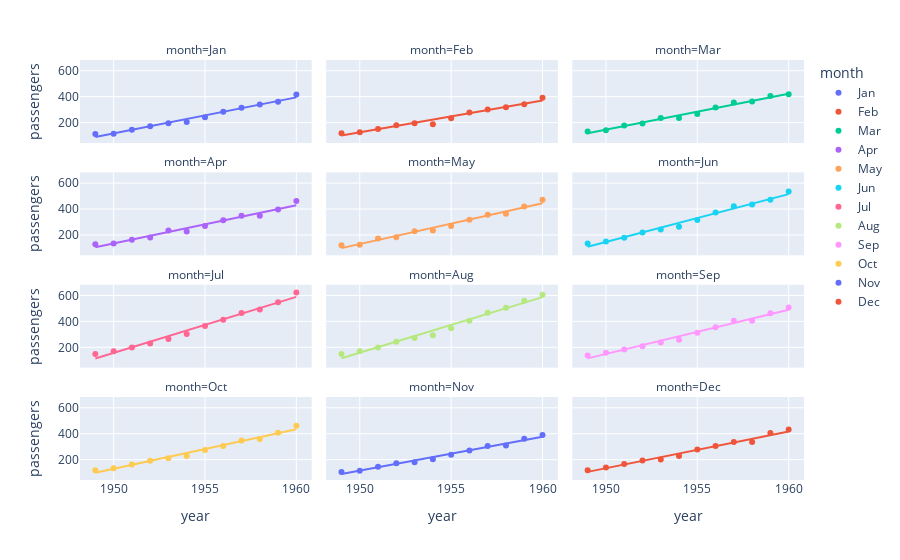

Source (notebook cell):
### Markdown cell above
```sns.regression``` had the ```Figure``` level function ```sns.lmplot``` which could fit a linear model to essentially a scatter plot:

```python
sns.lmplot(data=flights, x='year', y='passengers', hue='month', col='month', col_wrap=3)
```

```python
px.scatter(data_frame=flights, x='year', y='passengers', color='month', facet_col='month', facet_col_wrap=3, trendline='ols')
```

In plotly, this is an option in ```px.scatter``` using the parameter ```trendline``` and setting it to ordinary least squares ```'ols'```:

### Code cell
px.scatter(data_frame=flights, x='year', y='passengers', color='month', trendline='ols', facet_col='month', facet_col_wrap=3)

### Figure 1 — Plotly figure (JSON) as saved in the notebook; plotly's stock layout.template omitted (floating-point values rounded to 4 significant figures)
{"data": [{"hovertemplate": "month=Jan<br>year=%{x}<br>passengers=%{y}<extra></extra>", "legendgroup": "Jan", "marker": {"color": "#636efa", "symbol": "circle"}, "mode": "markers", "name": "Jan", "orientation": "v", "showlegend": true, "type": "scatter", "x": [1949, 1950, 1951, 1952, 1953, 1954, 1955, 1956, 1957, 1958, 1959, 1960], "xaxis": "x10", "y": [112, 115, 145, 171, 196, 204, 242, 284, 315, 340, 360, 417], "yaxis": "y10"}, {"hovertemplate": "<b>OLS trendline</b><br>passengers = 27.7867 * year + -54067.4<br>R<sup>2</sup>=0.983312<br><br>month=Jan<br>year=%{x}<br>passengers=%{y} <b>(trend)</b><extra></extra>", "legendgroup": "Jan", "marker": {"color": "#636efa", "symbol": "circle"}, "mode": "lines", "name": "Jan", "showlegend": false, "type": "scatter", "x": [1949, 1950, 1951, 1952, 1953, 1954, 1955, 1956, 1957, 1958, 1959, 1960], "xaxis": "x10", "y": [88.92, 116.7, 144.5, 172.3, 200.1, 227.9, 255.6, 283.4, 311.2, 339.0, 366.8, 394.6], "yaxis": "y10"}, {"hovertemplate": "month=Feb<br>year=%{x}<br>passengers=%{y}<extra></extra>", "legendgroup": "Feb", "marker": {"color": "#EF553B", "symbol": "circle"}, "mode": "markers", "name": "Feb", "orientation": "v", "showlegend": true, "type": "scatter", "x": [1949, 1950, 1951, 1952, 1953, 1954, 1955, 1956, 1957, 1958, 1959, 1960], "xaxis": "x11", "y": [118, 126, 150, 180, 196, 188, 233, 277, 301, 318, 342, 391], "yaxis": "y11"}, {"hovertemplate": "<b>OLS trendline</b><br>passengers = 24.5315 * year + -47711.8<br>R<sup>2</sup>=0.974062<br><br>month=Feb<br>year=%{x}<br>passengers=%{y} <b>(trend)</b><extra></extra>", "legendgroup": "Feb", "marker": {"color": "#EF553B", "symbol": "circle"}, "mode": "lines", "name": "Feb", "showlegend": false, "type": "scatter", "x": [1949, 1950, 1951, 1952, 1953, 1954, 1955, 1956, 1957, 1958, 1959, 1960], "xaxis": "x11", "y": [100.1, 124.6, 149.1, 173.7, 198.2, 222.7, 247.3, 271.8, 296.3, 320.9, 345.4, 369.9], "yaxis": "y11"}, {"hovertemplate": "month=Mar<br>year=%{x}<br>passengers=%{y}<extra></extra>", "legendgroup": "Mar", "marker": {"color": "#00cc96", "symbol": "circle"}, "mode": "markers", "name": "Mar", "orientation": "v", "showlegend": true, "type": "scatter", "x": [1949, 1950, 1951, 1952, 1953, 1954, 1955, 1956, 1957, 1958, 1959, 1960], "xaxis": "x12", "y": [132, 141, 178, 193, 236, 235, 267, 317, 356, 362, 406, 419], "yaxis": "y12"}, {"hovertemplate": "<b>OLS trendline</b><br>passengers = 27.6923 * year + -53854.4<br>R<sup>2</sup>=0.985866<br><br>month=Mar<br>year=%{x}<br>passengers=%{y} <b>(trend)</b><extra></extra>", "legendgroup": "Mar", "marker": {"color": "#00cc96", "symbol": "circle"}, "mode": "lines", "name": "Mar", "showlegend": false, "type": "scatter", "x": [1949, 1950, 1951, 1952, 1953, 1954, 1955, 1956, 1957, 1958, 1959, 1960], "xaxis": "x12", "y": [117.9, 145.6, 173.2, 200.9, 228.6, 256.3, 284.0, 311.7, 339.4, 367.1, 394.8, 422.5], "yaxis": "y12"}, {"hovertemplate": "month=Apr<br>year=%{x}<br>passengers=%{y}<extra></extra>", "legendgroup": "Apr", "marker": {"color": "#ab63fa", "symbol": "circle"}, "mode": "markers", "name": "Apr", "orientation": "v", "showlegend": true, "type": "scatter", "x": [1949, 1950, 1951, 1952, 1953, 1954, 1955, 1956, 1957, 1958, 1959, 1960], "xaxis": "x7", "y": [129, 135, 163, 181, 235, 227, 269, 313, 348, 348, 396, 461], "yaxis": "y7"}, {"hovertemplate": "<b>OLS trendline</b><br>passengers = 29.3951 * year + -57185.6<br>R<sup>2</sup>=0.974290<br><br>month=Apr<br>year=%{x}<br>passengers=%{y} <b>(trend)</b><extra></extra>", "legendgroup": "Apr", "marker": {"color": "#ab63fa", "symbol": "circle"}, "mode": "lines", "name": "Apr", "showlegend": false, "type": "scatter", "x": [1949, 1950, 1951, 1952, 1953, 1954, 1955, 1956, 1957, 1958, 1959, 1960], "xaxis": "x7", "y": [105.4, 134.8, 164.2, 193.6, 223.0, 252.4, 281.8, 311.2, 340.6, 370.0, 399.4, 428.8], "yaxis": "y7"}, {"hovertemplate": "month=May<br>year=%{x}<br>passengers=%{y}<extra></extra>", "legendgroup": "May", "marker": {"color": "#FFA15A", "symbol": "circle"}, "mode": "markers", "name": "May", "orientation": "v", "showlegend": true, "type": "scatter", "x": [1949, 1950, 1951, 1952, 1953, 1954, 1955, 1956, 1957, 1958, 1959, 1960], "xaxis": "x8", "y": [121, 125, 172, 183, 229, 234, 270, 318, 355, 363, 420, 472], "yaxis": "y8"}, {"hovertemplate": "<b>OLS trendline</b><br>passengers = 31.5245 * year + -61342.8<br>R<sup>2</sup>=0.981319<br><br>month=May<br>year=%{x}<br>passengers=%{y} <b>(trend)</b><extra></extra>", "legendgroup": "May", "marker": {"color": "#FFA15A", "symbol": "circle"}, "mode": "lines", "name": "May", "showlegend": false, "type": "scatter", "x": [1949, 1950, 1951, 1952, 1953, 1954, 1955, 1956, 1957, 1958, 1959, 1960], "xaxis": "x8", "y": [98.45, 130.0, 161.5, 193.0, 224.5, 256.1, 287.6, 319.1, 350.6, 382.2, 413.7, 445.2], "yaxis": "y8"}, {"hovertemplate": "month=Jun<br>year=%{x}<br>passengers=%{y}<extra></extra>", "legendgroup": "Jun", "marker": {"color": "#19d3f3", "symbol": "circle"}, "mode": "markers", "name": "Jun", "orientation": "v", "showlegend": true, "type": "scatter", "x": [1949, 1950, 1951, 1952, 1953, 1954, 1955, 1956, 1957, 1958, 1959, 1960], "xaxis": "x9", "y": [135, 149, 178, 218, 243, 264, 315, 374, 422, 435, 472, 535], "yaxis": "y9"}, {"hovertemplate": "<b>OLS trendline</b><br>passengers = 36.958 * year + -71922.8<br>R<sup>2</sup>=0.985661<br><br>month=Jun<br>year=%{x}<br>passengers=%{y} <b>(trend)</b><extra></extra>", "legendgroup": "Jun", "marker": {"color": "#19d3f3", "symbol": "circle"}, "mode": "lines", "name": "Jun", "showlegend": false, "type": "scatter", "x": [1949, 1950, 1951, 1952, 1953, 1954, 1955, 1956, 1957, 1958, 1959, 1960], "xaxis": "x9", "y": [108.4, 145.4, 182.3, 219.3, 256.2, 293.2, 330.1, 367.1, 404.1, 441.0, 478.0, 514.9], "yaxis": "y9"}, {"hovertemplate": "month=Jul<br>year=%{x}<br>passengers=%{y}<extra></extra>", "legendgroup": "Jul", "marker": {"color": "#FF6692", "symbol": "circle"}, "mode": "markers", "name": "Jul", "orientation": "v", "showlegend": true, "type": "scatter", "x": [1949, 1950, 1951, 1952, 1953, 1954, 1955, 1956, 1957, 1958, 1959, 1960], "xaxis": "x4", "y": [148, 170, 199, 230, 264, 302, 364, 413, 465, 491, 548, 622], "yaxis": "y4"}, {"hovertemplate": "<b>OLS trendline</b><br>passengers = 43.1608 * year + -84006.5<br>R<sup>2</sup>=0.984646<br><br>month=Jul<br>year=%{x}<br>passengers=%{y} <b>(trend)</b><extra></extra>", "legendgroup": "Jul", "marker": {"color": "#FF6692", "symbol": "circle"}, "mode": "lines", "name": "Jul", "showlegend": false, "type": "scatter", "x": [1949, 1950, 1951, 1952, 1953, 1954, 1955, 1956, 1957, 1958, 1959, 1960], "xaxis": "x4", "y": [113.9, 157.1, 200.3, 243.4, 286.6, 329.8, 372.9, 416.1, 459.2, 502.4, 545.6, 588.7], "yaxis": "y4"}, {"hovertemplate": "month=Aug<br>year=%{x}<br>passengers=%{y}<extra></extra>", "legendgroup": "Aug", "marker": {"color": "#B6E880", "symbol": "circle"}, "mode": "markers", "name": "Aug", "orientation": "v", "showlegend": true, "type": "scatter", "x": [1949, 1950, 1951, 1952, 1953, 1954, 1955, 1956, 1957, 1958, 1959, 1960], "xaxis": "x5", "y": [148, 170, 199, 242, 272, 293, 347, 405, 467, 505, 559, 606], "yaxis": "y5"}, {"hovertemplate": "<b>OLS trendline</b><br>passengers = 42.8636 * year + -83425.9<br>R<sup>2</sup>=0.984191<br><br>month=Aug<br>year=%{x}<br>passengers=%{y} <b>(trend)</b><extra></extra>", "legendgroup": "Aug", "marker": {"color": "#B6E880", "symbol": "circle"}, "mode": "lines", "name": "Aug", "showlegend": false, "type": "scatter", "x": [1949, 1950, 1951, 1952, 1953, 1954, 1955, 1956, 1957, 1958, 1959, 1960], "xaxis": "x5", "y": [115.3, 158.2, 201.1, 243.9, 286.8, 329.7, 372.5, 415.4, 458.2, 501.1, 544.0, 586.8], "yaxis": "y5"}, {"hovertemplate": "month=Sep<br>year=%{x}<br>passengers=%{y}<extra></extra>", "legendgroup": "Sep", "marker": {"color": "#FF97FF", "symbol": "circle"}, "mode": "markers", "name": "Sep", "orientation": "v", "showlegend": true, "type": "scatter", "x": [1949, 1950, 1951, 1952, 1953, 1954, 1955, 1956, 1957, 1958, 1959, 1960], "xaxis": "x6", "y": [136, 158, 184, 209, 237, 259, 312, 355, 404, 404, 463, 508], "yaxis": "y6"}, {"hovertemplate": "<b>OLS trendline</b><br>passengers = 34.1224 * year + -66389.8<br>R<sup>2</sup>=0.985144<br><br>month=Sep<br>year=%{x}<br>passengers=%{y} <b>(trend)</b><extra></extra>", "legendgroup": "Sep", "marker": {"color": "#FF97FF", "symbol": "circle"}, "mode": "lines", "name": "Sep", "showlegend": false, "type": "scatter", "x": [1949, 1950, 1951, 1952, 1953, 1954, 1955, 1956, 1957, 1958, 1959, 1960], "xaxis": "x6", "y": [114.7, 148.9, 183.0, 217.1, 251.2, 285.4, 319.5, 353.6, 387.7, 421.8, 456.0, 490.1], "yaxis": "y6"}, {"hovertemplate": "month=Oct<br>year=%{x}<br>passengers=%{y}<extra></extra>", "legendgroup": "Oct", "marker": {"color": "#FECB52", "symbol": "circle"}, "mode": "markers", "name": "Oct", "orientation": "v", "showlegend": true, "type": "scatter", "x": [1949, 1950, 1951, 1952, 1953, 1954, 1955, 1956, 1957, 1958, 1959, 1960], "xaxis": "x", "y": [119, 133, 162, 191, 211, 229, 274, 306, 347, 359, 407, 461], "yaxis": "y"}, {"hovertemplate": "<b>OLS trendline</b><br>passengers = 30.479 * year + -59304.7<br>R<sup>2</sup>=0.984685<br><br>month=Oct<br>year=%{x}<br>passengers=%{y} <b>(trend)</b><extra></extra>", "legendgroup": "Oct", "marker": {"color": "#FECB52", "symbol": "circle"}, "mode": "lines", "name": "Oct", "showlegend": false, "type": "scatter", "x": [1949, 1950, 1951, 1952, 1953, 1954, 1955, 1956, 1957, 1958, 1959, 1960], "xaxis": "x", "y": [98.95, 129.4, 159.9, 190.4, 220.9, 251.3, 281.8, 312.3, 342.8, 373.3, 403.7, 434.2], "yaxis": "y"}, {"hovertemplate": "month=Nov<br>year=%{x}<br>passengers=%{y}<extra></extra>", "legendgroup": "Nov", "marker": {"color": "#636efa", "symbol": "circle"}, "mode": "markers", "name": "Nov", "orientation": "v", "showlegend": true, "type": "scatter", "x": [1949, 1950, 1951, 1952, 1953, 1954, 1955, 1956, 1957, 1958, 1959, 1960], "xaxis": "x2", "y": [104, 114, 146, 172, 180, 203, 237, 271, 305, 310, 362, 390], "yaxis": "y2"}, {"hovertemplate": "<b>OLS trendline</b><br>passengers = 26.2168 * year + -51007.9<br>R<sup>2</sup>=0.986184<br><br>month=Nov<br>year=%{x}<br>passengers=%{y} <b>(trend)</b><extra></extra>", "legendgroup": "Nov", "marker": {"color": "#636efa", "symbol": "circle"}, "mode": "lines", "name": "Nov", "showlegend": false, "type": "scatter", "x": [1949, 1950, 1951, 1952, 1953, 1954, 1955, 1956, 1957, 1958, 1959, 1960], "xaxis": "x2", "y": [88.64, 114.9, 141.1, 167.3, 193.5, 219.7, 245.9, 272.2, 298.4, 324.6, 350.8, 377.0], "yaxis": "y2"}, {"hovertemplate": "month=Dec<br>year=%{x}<br>passengers=%{y}<extra></extra>", "legendgroup": "Dec", "marker": {"color": "#EF553B", "symbol": "circle"}, "mode": "markers", "name": "Dec", "orientation": "v", "showlegend": true, "type": "scatter", "x": [1949, 1950, 1951, 1952, 1953, 1954, 1955, 1956, 1957, 1958, 1959, 1960], "xaxis": "x3", "y": [118, 140, 166, 194, 201, 229, 278, 306, 336, 337, 405, 432], "yaxis": "y3"}, {"hovertemplate": "<b>OLS trendline</b><br>passengers = 28.3566 * year + -55161.2<br>R<sup>2</sup>=0.983530<br><br>month=Dec<br>year=%{x}<br>passengers=%{y} <b>(trend)</b><extra></extra>", "legendgroup": "Dec", "marker": {"color": "#EF553B", "symbol": "circle"}, "mode": "lines", "name": "Dec", "showlegend": false, "type": "scatter", "x": [1949, 1950, 1951, 1952, 1953, 1954, 1955, 1956, 1957, 1958, 1959, 1960], "xaxis": "x3", "y": [105.9, 134.2, 162.6, 190.9, 219.3, 247.7, 276.0, 304.4, 332.7, 361.1, 389.4, 417.8], "yaxis": "y3"}], "layout": {"annotations": [{"font": {}, "showarrow": false, "text": "month=Oct", "x": 0.16, "xanchor": "center", "xref": "paper", "y": 0.1975, "yanchor": "bottom", "yref": "paper"}, {"font": {}, "showarrow": false, "text": "month=Nov", "x": 0.5, "xanchor": "center", "xref": "paper", "y": 0.1975, "yanchor": "bottom", "yref": "paper"}, {"font": {}, "showarrow": false, "text": "month=Dec", "x": 0.84, "xanchor": "center", "xref": "paper", "y": 0.1975, "yanchor": "bottom", "yref": "paper"}, {"font": {}, "showarrow": false, "text": "month=Jul", "x": 0.16, "xanchor": "center", "xref": "paper", "y": 0.465, "yanchor": "bottom", "yref": "paper"}, {"font": {}, "showarrow": false, "text": "month=Aug", "x": 0.5, "xanchor": "center", "xref": "paper", "y": 0.465, "yanchor": "bottom", "yref": "paper"}, {"font": {}, "showarrow": false, "text": "month=Sep", "x": 0.84, "xanchor": "center", "xref": "paper", "y": 0.465, "yanchor": "bottom", "yref": "paper"}, {"font": {}, "showarrow": false, "text": "month=Apr", "x": 0.16, "xanchor": "center", "xref": "paper", "y": 0.7325, "yanchor": "bottom", "yref": "paper"}, {"font": {}, "showarrow": false, "text": "month=May", "x": 0.5, "xanchor": "center", "xref": "paper", "y": 0.7325, "yanchor": "bottom", "yref": "paper"}, {"font": {}, "showarrow": false, "text": "month=Jun", "x": 0.84, "xanchor": "center", "xref": "paper", "y": 0.7325, "yanchor": "bottom", "yref": "paper"}, {"font": {}, "showarrow": false, "text": "month=Jan", "x": 0.16, "xanchor": "center", "xref": "paper", "y": 1, "yanchor": "bottom", "yref": "paper"}, {"font": {}, "showarrow": false, "text": "month=Feb", "x": 0.5, "xanchor": "center", "xref": "paper", "y": 1, "yanchor": "bottom", "yref": "paper"}, {"font": {}, "showarrow": false, "text": "month=Mar", "x": 0.84, "xanchor": "center", "xref": "paper", "y": 1, "yanchor": "bottom", "yref": "paper"}], "autosize": true, "legend": {"title": {"text": "month"}, "tracegroupgap": 0}, "margin": {"t": 60}, "xaxis": {"anchor": "y", "autorange": true, "domain": [0, 0.32], "range": [1948.0, 1961.0], "title": {"text": "year"}, "type": "linear"}, "xaxis10": {"anchor": "y10", "autorange": true, "domain": [0, 0.32], "matches": "x", "range": [1948.0, 1961.0], "showticklabels": false, "type": "linear"}, "xaxis11": {"anchor": "y11", "autorange": true, "domain": [0.34, 0.66], "matches": "x", "range": [1948.0, 1961.0], "showticklabels": false, "type": "linear"}, "xaxis12": {"anchor": "y12", "autorange": true, "domain": [0.68, 1.0], "matches": "x", "range": [1948.0, 1961.0], "showticklabels": false, "type": "linear"}, "xaxis2": {"anchor": "y2", "autorange": true, "domain": [0.34, 0.66], "matches": "x", "range": [1948.0, 1961.0], "title": {"text": "year"}, "type": "linear"}, "xaxis3": {"anchor": "y3", "autorange": true, "domain": [0.68, 1.0], "matches": "x", "range": [1948.0, 1961.0], "title": {"text": "year"}, "type": "linear"}, "xaxis4": {"anchor": "y4", "autorange": true, "domain": [0, 0.32], "matches": "x", "range": [1948.0, 1961.0], "showticklabels": false, "type": "linear"}, "xaxis5": {"anchor": "y5", "autorange": true, "domain": [0.34, 0.66], "matches": "x", "range": [1948.0, 1961.0], "showticklabels": false, "type": "linear"}, "xaxis6": {"anchor": "y6", "autorange": true, "domain": [0.68, 1.0], "matches": "x", "range": [1948.0, 1961.0], "showticklabels": false, "type": "linear"}, "xaxis7": {"anchor": "y7", "autorange": true, "domain": [0, 0.32], "matches": "x", "range": [1948.0, 1961.0], "showticklabels": false, "type": "linear"}, "xaxis8": {"anchor": "y8", "autorange": true, "domain": [0.34, 0.66], "matches": "x", "range": [1948.0, 1961.0], "showticklabels": false, "type": "linear"}, "xaxis9": {"anchor": "y9", "autorange": true, "domain": [0.68, 1.0], "matches": "x", "range": [1948.0, 1961.0], "showticklabels": false, "type": "linear"}, "yaxis": {"anchor": "x", "autorange": true, "domain": [0, 0.1975], "range": [6.931, 719.1], "title": {"text": "passengers"}, "type": "linear"}, "yaxis10": {"anchor": "x10", "autorange": true, "domain": [0.8025, 1], "matches": "y", "range": [6.931, 719.1], "title": {"text": "passengers"}, "type": "linear"}, "yaxis11": {"anchor": "x11", "autorange": true, "domain": [0.8025, 1], "matches": "y", "range": [6.931, 719.1], "showticklabels": false, "type": "linear"}, "yaxis12": {"anchor": "x12", "autorange": true, "domain": [0.8025, 1], "matches": "y", "range": [6.931, 719.1], "showticklabels": false, "type": "linear"}, "yaxis2": {"anchor": "x2", "autorange": true, "domain": [0, 0.1975], "matches": "y", "range": [6.931, 719.1], "showticklabels": false, "type": "linear"}, "yaxis3": {"anchor": "x3", "autorange": true, "domain": [0, 0.1975], "matches": "y", "range": [6.931, 719.1], "showticklabels": false, "type": "linear"}, "yaxis4": {"anchor": "x4", "autorange": true, "domain": [0.2675, 0.465], "matches": "y", "range": [6.931, 719.1], "title": {"text": "passengers"}, "type": "linear"}, "yaxis5": {"anchor": "x5", "autorange": true, "domain": [0.2675, 0.465], "matches": "y", "range": [6.931, 719.1], "showticklabels": false, "type": "linear"}, "yaxis6": {"anchor": "x6", "autorange": true, "domain": [0.2675, 0.465], "matches": "y", "range": [6.931, 719.1], "showticklabels": false, "type": "linear"}, "yaxis7": {"anchor": "x7", "autorange": true, "domain": [0.535, 0.7325], "matches": "y", "range": [6.931, 719.1], "title": {"text": "passengers"}, "type": "linear"}, "yaxis8": {"anchor": "x8", "autorange": true, "domain": [0.535, 0.7325], "matches": "y", "range": [6.931, 719.1], "showticklabels": false, "type": "linear"}, "yaxis9": {"anchor": "x9", "autorange": true, "domain": [0.535, 0.7325], "matches": "y", "range": [6.931, 719.1], "showticklabels": false, "type": "linear"}}}
